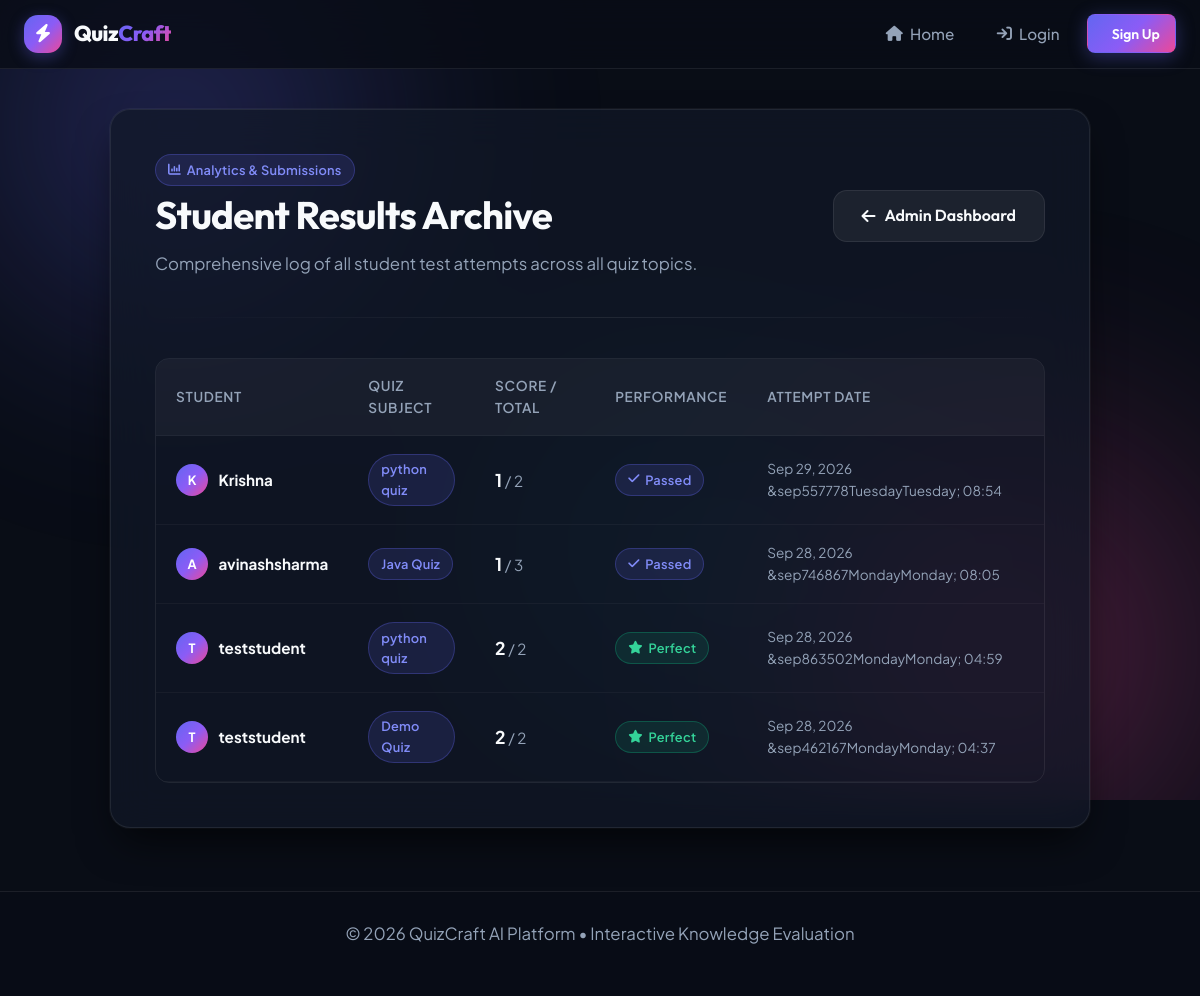
Page /admin-panel/results/ on the committed database.
### ai_quiz/models.py (models this page shows, shortened)
class TestResult(models.Model):
    user = models.ForeignKey(User, on_delete=models.CASCADE)
    quiz = models.ForeignKey(Quiz, on_delete=models.CASCADE)
    score = models.IntegerField()
    total_questions = models.IntegerField()
    attempted_at = models.DateTimeField(auto_now_add=True)

class Quiz(models.Model):
    name = models.CharField(max_length=100)
    number_of_questions = models.IntegerField()

### ai_quiz/views.py (the view)
# urls.py: path('admin-panel/results/', views.view_results, name='view_results'),
def view_results(request):
    results = TestResult.objects.all().select_related('user', 'quiz').order_by('-attempted_at')
    return render(request, 'view_results.html', {'results': results})

### ai_quiz/templates/view_results.html (shortened to what this page needs)
{% extends 'base.html' %}
{% block content %}
<div style="display: flex; justify-content: space-between; align-items: center; flex-wrap: wrap; gap: 1rem; margin-bottom: 2rem;">
    <div>
        <div style="margin-bottom: 0.35rem;">
            <span class="badge badge-primary">
                <i class="fa-solid fa-chart-column"></i> Analytics & Submissions
            </span>
        </div>
        <h1>Student Results Archive</h1>
        <p style="margin: 0; color: var(--text-muted);">Comprehensive log of all student test attempts across all quiz topics.</p>
    </div>
    <div>
        <a href="{% url 'admin_dashboard' %}" class="btn btn-secondary">
            <i class="fa-solid fa-arrow-left"></i> Admin Dashboard
        </a>
    </div>
</div>
<hr>
{% if results %}
    <div class="data-table-container">
        <table class="data-table">
            <thead>
                <tr>
                    <th>Student</th>
                    <th>Quiz Subject</th>
                    <th>Score / Total</th>
                    <th>Performance</th>
                    <th>Attempt Date</th>
                </tr>
            </thead>
            <tbody>
                {% for result in results %}
                    <tr>
                        <td>
                            <div style="display: flex; align-items: center; gap: 0.65rem;">
                                <div style="width: 32px; height: 32px; border-radius: 50%; background: var(--primary-gradient); display: flex; align-items: center; justify-content: center; font-size: 0.8rem; font-weight: 700; color: #fff;">
                                    {{ result.user.username|slice:":1"|upper }}
                                </div>
                                <strong style="color: var(--text-primary);">{{ result.user.username }}</strong>
                            </div>
                        </td>
                        <td>
                            <span class="badge badge-primary">
                                {{ result.quiz.name }}
                            </span>
                        </td>
                        <td>
                            <strong style="font-size: 1.1rem; color: var(--text-primary);">{{ result.score }}</strong>
                            <span style="color: var(--text-muted);">/ {{ result.total_questions }}</span>
                        </td>
                        <td>
                            {% if result.score == result.total_questions and result.total_questions > 0 %}
                                <span class="badge badge-success">
                                    <i class="fa-solid fa-star"></i> Perfect
                                </span>
                            {% elif result.score > 0 %}
                                <span class="badge badge-primary">
                                    <i class="fa-solid fa-check"></i> Passed
                                </span>
                            {% else %}
                                <span class="badge badge-danger">
                                    <i class="fa-solid fa-xmark"></i> Incomplete
                                </span>
                            {% endif %}
                        </td>
                        <td style="color: var(--text-muted); font-size: 0.85rem;">
                            {{ result.attempted_at|date:"M d, Y &bull; H:i" }}
                        </td>
                    </tr>
                {% endfor %}
            </tbody>
        </table>
    </div>
{% endif %}
{% endblock %}

### ai_quiz/templates/base.html (shortened to what this page needs)
{% load static %}
<!DOCTYPE html>
<html lang="en">
<head>
    <link rel="stylesheet" href="https://cdnjs.cloudflare.com/ajax/libs/font-awesome/6.5.1/css/all.min.css">
    <link rel="stylesheet" href="{% static 'style.css' %}?v=4">
</head>
<body>
    <div class="bg-ambient">
        <div class="ambient-orb orb-1"></div>
        <div class="ambient-orb orb-2"></div>
        <div class="ambient-orb orb-3"></div>
    </div>
    <header class="site-header">
        <nav class="navbar">
            <a href="{% if user.is_authenticated %}{% url 'home' %}{% else %}{% url 'landing' %}{% endif %}" class="brand">
                <div class="brand-icon">
                    <i class="fa-solid fa-bolt"></i>
                </div>
                <div class="brand-text">
                    Quiz<span>Craft</span>
                </div>
            </a>
            <div class="nav-menu">
                {% if user.is_authenticated %}
                    <a href="{% url 'home' %}" class="nav-link">
                        <i class="fa-solid fa-shapes"></i> Quizzes
                    </a>
                    <a href="{% url 'history' %}" class="nav-link">
                        <i class="fa-solid fa-chart-line"></i> History
                    </a>
                    <a href="{% url 'admin_dashboard' %}" class="nav-link">
                        <i class="fa-solid fa-shield-halved"></i> Admin Panel
                    </a>
                    <div class="user-badge">
                        <i class="fa-solid fa-user-astronaut"></i> {{ user.username }}
                    </div>
                    <a href="{% url 'logout' %}" class="btn-nav-logout" title="Log Out">
                        <i class="fa-solid fa-right-from-bracket"></i> Logout
                    </a>
                {% else %}
                    <a href="{% url 'landing' %}" class="nav-link">
                        <i class="fa-solid fa-house"></i> Home
                    </a>
                    <a href="{% url 'login' %}" class="nav-link">
                        <i class="fa-solid fa-arrow-right-to-bracket"></i> Login
                    </a>
                    <a href="{% url 'signup' %}" class="btn btn-primary btn-sm">
                         Sign Up
                    </a>
                {% endif %}
            </div>
        </nav>
    </header>
    <main class="main-wrapper">
        <div class="container">
            {% block content %}
            {% endblock %}
        </div>
    </main>
    <footer class="site-footer">
        <p>&copy; 2026 QuizCraft AI Platform &bull; Interactive Knowledge Evaluation</p>
    </footer>
</body>
</html>

### rows in the picture
TestResult: user.username "K", user.username "Krishna", quiz.name "python quiz", score "1", total_questions "2", shows "Passed", attempted_at "Sep 29, 2026 &sep557778TuesdayTuesday; 08:54"
TestResult: user.username "A", user.username "avinashsharma", quiz.name "Java Quiz", score "1", total_questions "3", shows "Passed", attempted_at "Sep 28, 2026 &sep746867MondayMonday; 08:05"
TestResult: user.username "T", user.username "teststudent", quiz.name "python quiz", score "2", total_questions "2", shows "Perfect", attempted_at "Sep 28, 2026 &sep863502MondayMonday; 04:59"
TestResult: user.username "T", user.username "teststudent", quiz.name "Demo Quiz", score "2", total_questions "2", shows "Perfect", attempted_at "Sep 28, 2026 &sep462167MondayMonday; 04:37"
